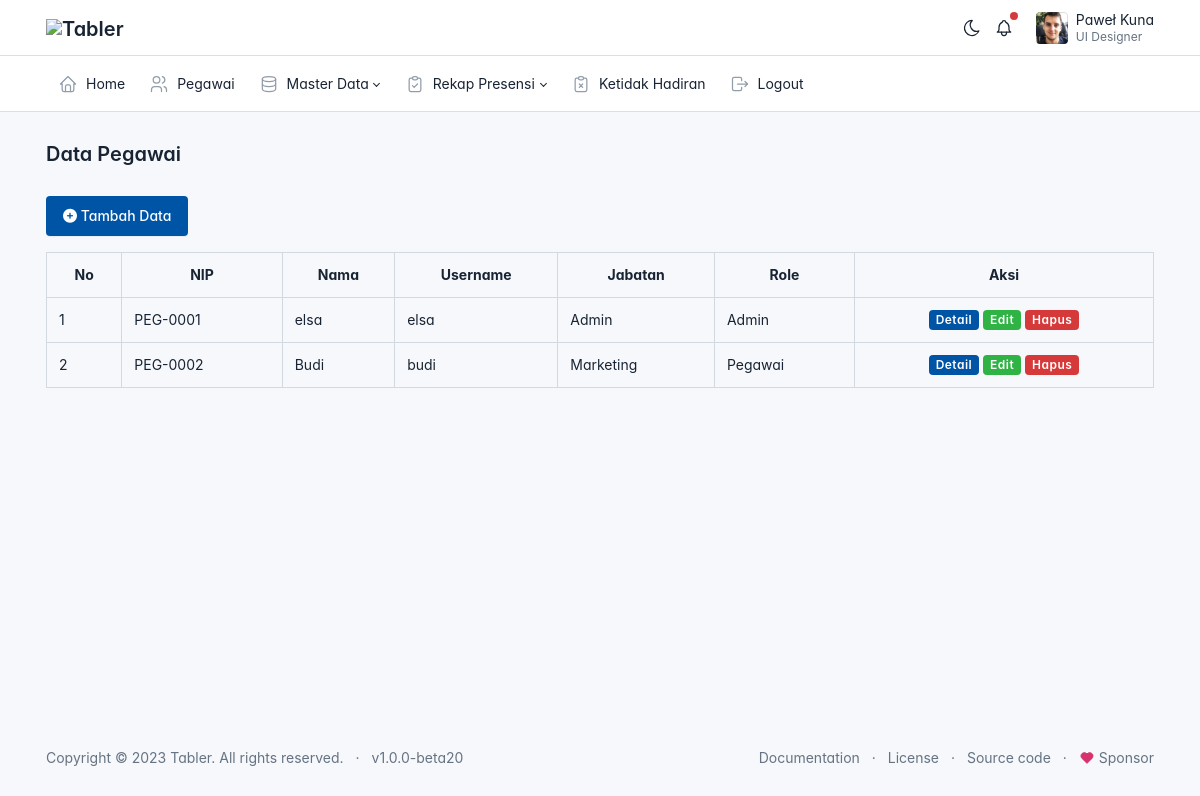
Screenshot of /admin/data_pegawai/pegawai.php (signed in) with the database file from the repository.
### tables this page shows
CREATE TABLE `users` (
  `id` int(11) NOT NULL,
  `id_pegawai` int(11) NOT NULL,
  `username` varchar(100) NOT NULL,
  `password` varchar(225) NOT NULL,
  `status` varchar(20) NOT NULL,
  `role` varchar(20) NOT NULL
);

CREATE TABLE `pegawai` (
  `id` int(11) NOT NULL,
  `nip` varchar(50) NOT NULL,
  `nama` varchar(100) NOT NULL,
  `jenis_kelamin` varchar(20) NOT NULL,
  `alamat` varchar(225) NOT NULL,
  `no_handphone` varchar(20) NOT NULL,
  `jabatan` varchar(50) NOT NULL,
  `lokasi_presensi` varchar(50) NOT NULL,
  `foto` varchar(225) NOT NULL
);

### config.php (called while the page is built, shortened)
<?php
function base_url($url = null){
  $base_url = 'http://localhost/presensi';
  if($url != null){
    return $base_url . '/' . $url;
  }
  else{
    return $base_url;
  }
}

### admin/data_pegawai/pegawai.php (the view, shortened to what this page needs)
<?php
$judul = 'Data Pegawai';
include('../layout/header.php');
require_once('../../config.php');
$result = mysqli_query($connection, "SELECT users.id_pegawai, users.username, users.password, users.status, users.role, pegawai.* FROM users JOIN pegawai ON pegawai.id = users.id_pegawai");
?>
<div class="page-body">
  <div class="container-xl">
    <a href="<?= base_url('admin/data_pegawai/tambah.php') ?>" class="btn btn-primary"><span class="text"><i class="fa-solid fa-circle-plus"></i> Tambah Data</span></a>
    <table class="table table-bordered mt-3">
      <tr class="text-center">
        <th>No</th>
        <th>NIP</th>
        <th>Nama</th>
        <th>Username</th>
        <th>Jabatan</th>
        <th>Role</th>
        <th>Aksi</th>
      </tr>
      <?php if(mysqli_num_rows($result) === 0){ ?>
        <tr>
          <td colspan="7">Data kosong, silahkan tambahkan data baru</td>
        </tr>
      <?php }
      else{ ?>
        <?php
        $no = 1;
        while($pegawai = mysqli_fetch_array($result)): ?>
          <tr>
            <td><?= $no++; ?></td>
            <td><?= $pegawai['nip']; ?></td>
            <td><?= $pegawai['nama']; ?></td>
            <td><?= $pegawai['username']; ?></td>
            <td><?= $pegawai['jabatan']; ?></td>
            <td><?= $pegawai['role']; ?></td>
            <td class="text-center">
              <a href="<?= base_url('admin/data_pegawai/detail.php?id='.$pegawai['id']) ?>" class="badge bg-primary">Detail</a>
              <a href="<?= base_url('admin/data_pegawai/edit.php?id='.$pegawai['id']) ?>" class="badge bg-success">Edit</a>
              <a href="<?= base_url('admin/data_pegawai/hapus.php?id='.$pegawai['id']) ?>" class="badge bg-danger tombol-hapus">Hapus</a>
            </td>
          </tr>
        <?php endwhile; ?>
      <?php } ?>
    </table>
  </div>
</div>
<?php include('../layout/footer.php'); ?>

### admin/layout/header.php (shortened to what this page needs)
<?php
global $judul;
require_once('../../config.php');
?>
<!doctype html>
<html lang="en">
  <head>
    <link href="<?= base_url() ?>/assets/css/tabler.min.css?1692870487" rel="stylesheet"/>
    <link href="<?= base_url() ?>/assets/css/tabler-vendors.min.css?1692870487" rel="stylesheet"/>
    <link href="<?= base_url() ?>/assets/css/demo.min.css?1692870487" rel="stylesheet"/>
    <link rel="stylesheet" href="https://cdnjs.cloudflare.com/ajax/libs/font-awesome/6.4.2/css/all.min.css" />
  </head>
  <body >
    <div class="page">
      <header class="navbar navbar-expand-md d-print-none" >
        <div class="container-xl">
          <h1 class="navbar-brand navbar-brand-autodark d-none-navbar-horizontal pe-0 pe-md-3">
            <a href="">
              <img src="<?= base_url() ?>/assets/static/logo.svg" width="110" height="32" alt="Tabler" class="navbar-brand-image">
            </a>
          </h1>
          <div class="navbar-nav flex-row order-md-last">
            <div class="d-none d-md-flex">
              <a href="?theme=dark" class="nav-link px-0 hide-theme-dark" title="Enable dark mode" data-bs-toggle="tooltip" data-bs-placement="bottom">
              </a>
              <div class="nav-item dropdown d-none d-md-flex me-3">
                <a href="#" class="nav-link px-0" data-bs-toggle="dropdown" tabindex="-1" aria-label="Show notifications">
                  <span class="badge bg-red"></span>
                </a>
              </div>
            </div>
            <div class="nav-item dropdown">
              <a href="#" class="nav-link d-flex lh-1 text-reset p-0" data-bs-toggle="dropdown" aria-label="Open user menu">
                <span class="avatar avatar-sm" style="background-image: url(<?= base_url() ?>/assets/static/avatars/000m.jpg)"></span>
                <div class="d-none d-xl-block ps-2">
                  <div>Paweł Kuna</div>
                  <div class="mt-1 small text-secondary">UI Designer</div>
                </div>
              </a>
            </div>
          </div>
        </div>
      </header>
      <header class="navbar-expand-md">
        <div class="collapse navbar-collapse" id="navbar-menu">
          <div class="navbar">
            <div class="container-xl">
              <ul class="navbar-nav">
                <li class="nav-item">
                  <a class="nav-link" href="<?= base_url('admin/home/home.php') ?>" >
                    <span class="nav-link-icon d-md-none d-lg-inline-block">
                    </span>
                    <span class="nav-link-title">
                      Home
                    </span>
                  </a>
                </li>
                <li class="nav-item">
                  <a class="nav-link" href="<?= base_url('admin/data_pegawai/pegawai.php') ?>" >
                    <span class="nav-link-icon d-md-none d-lg-inline-block">
                    </span>
                    <span class="nav-link-title">
                      Pegawai
                    </span>
                  </a>
                </li>
                <li class="nav-item dropdown">
                  <a class="nav-link dropdown-toggle" href="#navbar-base" data-bs-toggle="dropdown" data-bs-auto-close="outside" role="button" aria-expanded="false" >
                    <span class="nav-link-icon d-md-none d-lg-inline-block">
                    </span>
                    <span class="nav-link-title">
                      Master Data
                    </span>
                  </a>
                </li>
                <li class="nav-item dropdown">
                  <a class="nav-link dropdown-toggle" href="#navbar-base" data-bs-toggle="dropdown" data-bs-auto-close="outside" role="button" aria-expanded="false" >
                    <span class="nav-link-icon d-md-none d-lg-inline-block">
                    </span>
                    <span class="nav-link-title">
                      Rekap Presensi
                    </span>
                  </a>
                </li>
                <li class="nav-item">
                  <a class="nav-link" href="<?= base_url('admin/data_ketidakhadiran/ketidakhadiran.php') ?>" >
                    <span class="nav-link-icon d-md-none d-lg-inline-block">
                    </span>
                    <span class="nav-link-title">
                      Ketidak Hadiran
                    </span>
                  </a>
                </li>
                <li class="nav-item">
                  <a class="nav-link" href="<?= base_url('auth/logout.php') ?>" >
                    <span class="nav-link-icon d-md-none d-lg-inline-block">
                    </span>
                    <span class="nav-link-title">
                      Logout
                    </span>
                  </a>
                </li>
              </ul>
            </div>
          </div>
        </div>
      </header>
      <div class="page-wrapper">
        <div class="page-header d-print-none">
          <div class="container-xl">
            <div class="row g-2 align-items-center">
              <div class="col">
                <h2 class="page-title">
                  <?= $judul; ?>
                </h2>
              </div>
            </div>
          </div>
        </div>

### admin/layout/footer.php (shortened to what this page needs)
<footer class="footer footer-transparent d-print-none">
          <div class="container-xl">
            <div class="row text-center align-items-center flex-row-reverse">
              <div class="col-lg-auto ms-lg-auto">
                <ul class="list-inline list-inline-dots mb-0">
                  <li class="list-inline-item"><a href="https://tabler.io/docs" target="_blank" class="link-secondary" rel="noopener">Documentation</a></li>
                  <li class="list-inline-item"><a href="./license.html" class="link-secondary">License</a></li>
                  <li class="list-inline-item"><a href="https://github.com/tabler/tabler" target="_blank" class="link-secondary" rel="noopener">Source code</a></li>
                  <li class="list-inline-item">
                    <a href="https://github.com/sponsors/codecalm" target="_blank" class="link-secondary" rel="noopener">
                      Sponsor
                    </a>
                  </li>
                </ul>
              </div>
              <div class="col-12 col-lg-auto mt-3 mt-lg-0">
                <ul class="list-inline list-inline-dots mb-0">
                  <li class="list-inline-item">
                    Copyright &copy; 2023
                    <a href="." class="link-secondary">Tabler</a>.
                    All rights reserved.
                  </li>
                  <li class="list-inline-item">
                    <a href="./changelog.html" class="link-secondary" rel="noopener">
                      v1.0.0-beta20
                    </a>
                  </li>
                </ul>
              </div>
            </div>
          </div>
        </footer>
      </div>
    </div>
  </body>
</html>

### admin/layout/header.php (style rules this page uses)
:root { --tblr-font-sans-serif: 'Inter Var', -apple-system, BlinkMacSystemFont, San Francisco, Segoe UI, Roboto, Helvetica Neue, sans-serif; }
body { font-feature-settings: "cv03", "cv04", "cv11"; }

### rows the page displays
users: id_pegawai.nip "PEG-0001", id_pegawai.nama "elsa", username "elsa", id_pegawai.jabatan "Admin", role "Admin"
users: id_pegawai.nip "PEG-0002", id_pegawai.nama "Budi", username "budi", id_pegawai.jabatan "Marketing", role "Pegawai"

### other values shown
$judul "Data Pegawai"
